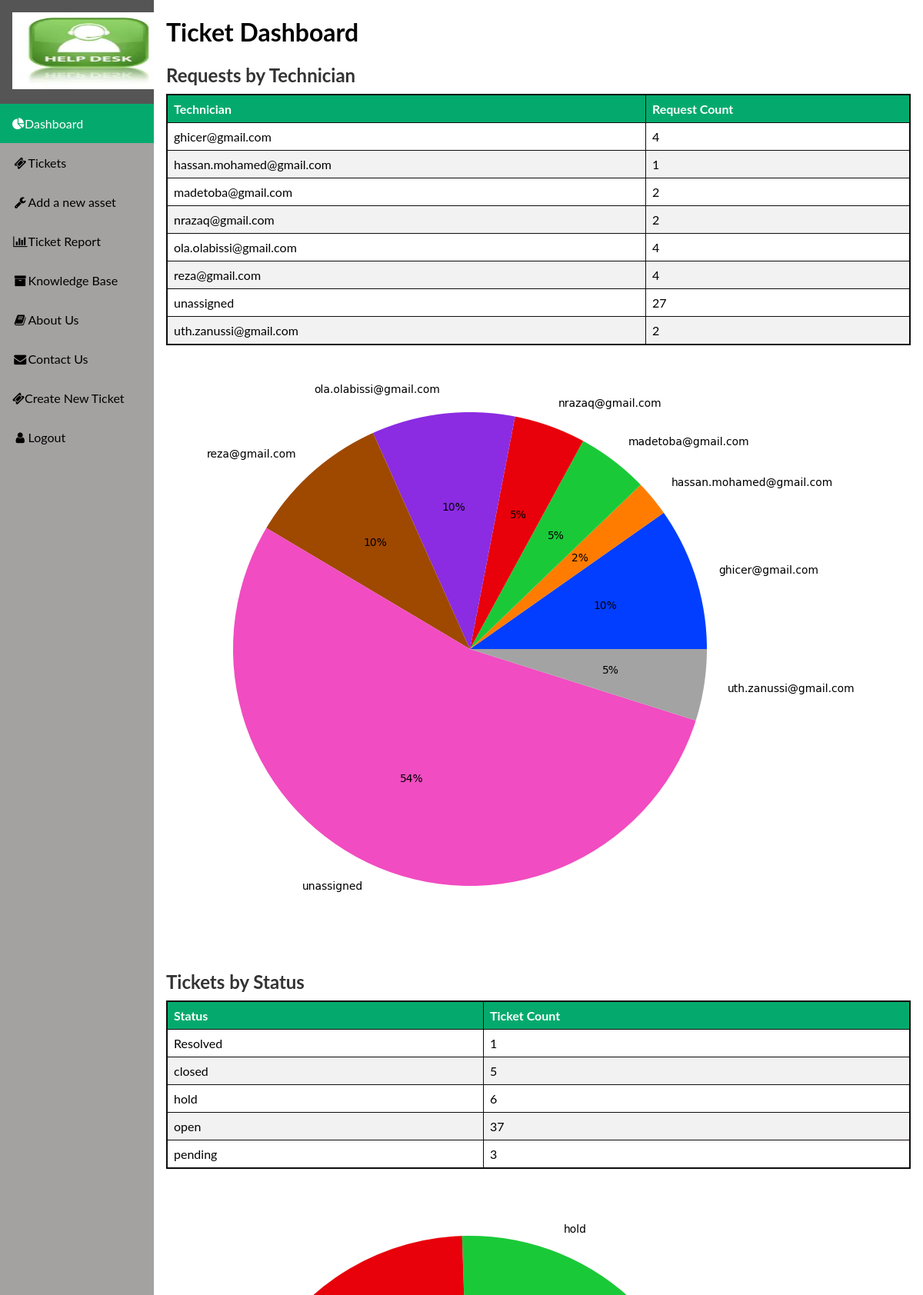
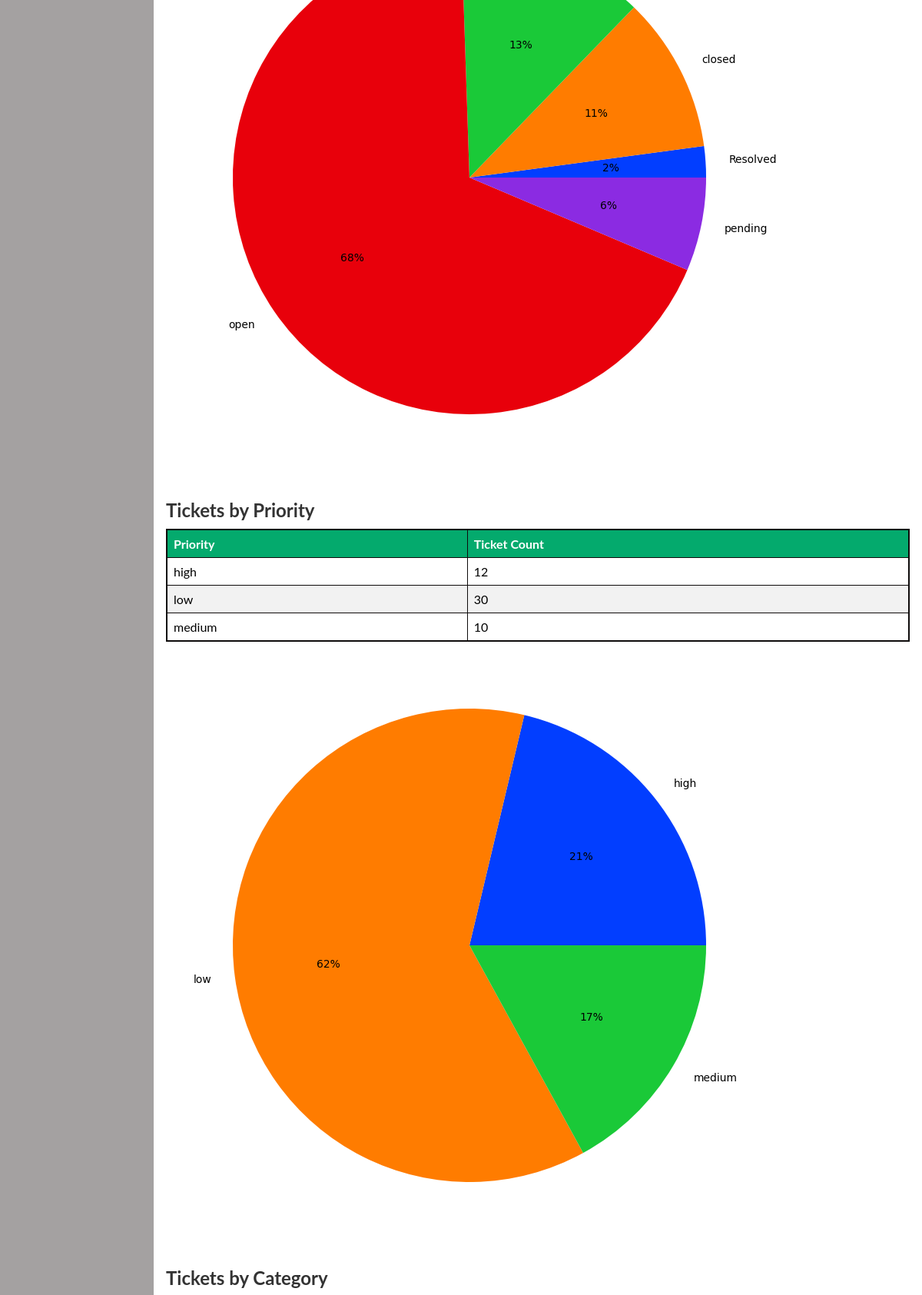
The app's page /main (upper part) with its own data (2 pictures, top to bottom).
### tables this page shows
CREATE TABLE "tickets" (
	"id"	INTEGER NOT NULL,
	"description"	TEXT,
	"RequesterName"	TEXT,
	"AssignedTo"	TEXT,
	"DueBy"	TEXT,
	"category"	TEXT,
	"priority"	TEXT,
	"CreatedDate"	TEXT,
	"status"	TEXT,
	"attachments"	TEXT,
	"department"	TEXT,
	"resolveddate"	TEXT,
	PRIMARY KEY("id"),
	FOREIGN KEY("id") REFERENCES "comments"("id")
);

### app.py (the view)
@app.route('/main')
def main():
    connection = sqlite3.connect(db_path)
    cursor = connection.cursor()
    sql_requests_by_technician = """
        SELECT AssignedTo, COUNT(*) as request_count
        FROM tickets
        WHERE status IN ('open', 'pending', 'hold', 'unassigned')
        GROUP BY AssignedTo
    """
    cursor.execute(sql_requests_by_technician)
    requests_by_technician = cursor.fetchall()
    sql_tickets_by_status = """
        SELECT status, COUNT(*) as ticket_count
        FROM tickets
        GROUP BY status
    """
    cursor.execute(sql_tickets_by_status)
    tickets_by_status = cursor.fetchall()
    sql_tickets_by_priority = """
        SELECT priority, COUNT(*) as ticket_count
        FROM tickets
        GROUP BY priority
    """
    cursor.execute(sql_tickets_by_priority)
    tickets_by_priority = cursor.fetchall()
    sql_tickets_by_category = """
        SELECT category, COUNT(*) as ticket_count
        FROM tickets
        GROUP BY category
    """
    cursor.execute(sql_tickets_by_category)
    tickets_by_category = cursor.fetchall()
    connection.close()
    plt.figure(figsize=(10,10))
    data = []
    keys = []
    for item in requests_by_technician:
        data.append(item[1])
        keys.append(item[0])
    palette_color = sns.color_palette('bright')
    plt.pie(data, labels=keys, colors=palette_color, autopct='%.0f%%')
    plt.savefig('static/stats/requests_by_technician.png', bbox_inches='tight')
    plt.figure(figsize=(10,10))
    data.clear()
    keys.clear()
    for item in tickets_by_status:
        data.append(item[1])
        keys.append(item[0])
    palette_color = sns.color_palette('bright')
    plt.pie(data, labels=keys, colors=palette_color, autopct='%.0f%%')
    plt.savefig('static/stats/tickets_by_status.png', bbox_inches='tight')
    plt.figure(figsize=(10,10))
    data.clear()
    keys.clear()
    for item in tickets_by_priority:
        data.append(item[1])
        keys.append(item[0])
    palette_color = sns.color_palette('bright')
    plt.pie(data, labels=keys, colors=palette_color, autopct='%.0f%%')
    plt.savefig('static/stats/tickets_by_priority.png', bbox_inches='tight')
    plt.figure(figsize=(10,10))
    data.clear()
    keys.clear()
    for item in tickets_by_category:
        data.append(item[1])
        keys.append(item[0])
    palette_color = sns.color_palette('bright')
    plt.pie(data, labels=keys, colors=palette_color, autopct='%.0f%%')
    plt.savefig('static/stats/tickets_by_category.png', bbox_inches='tight')
    return render_template(
        'main.html',
        requests_by_technician=requests_by_technician,
        tickets_by_status=tickets_by_status,
        tickets_by_priority=tickets_by_priority,
        tickets_by_category=tickets_by_category,
    )

### templates/main.html (shortened to what this page needs)
{% extends "layout.html" %}
{% block head %}
<link rel="stylesheet" href="{{ url_for('static', filename='css/main.css') }}">
{% endblock %}
{% block body %}
<h1>Ticket Dashboard</h1>
<h2>Requests by Technician</h2>
<table border="1">
    <thead>
        <tr>
            <th>Technician</th>
            <th>Request Count</th>
        </tr>
    </thead>
    <tbody>
        {% for technician in requests_by_technician %}
            <tr>
                <td>{{ technician[0] }}</td>
                <td>{{ technician[1] }}</td>
            </tr>
        {% endfor %}
    </tbody>
</table>
<div id="chart_div">
    <img src="static/stats/requests_by_technician.png" alt="Technician Chart">
</div>
<h2>Tickets by Status</h2>
<table border="1">
    <thead>
        <tr>
            <th>Status</th>
            <th>Ticket Count</th>
        </tr>
    </thead>
    <tbody>
        {% for status in tickets_by_status %}
            <tr>
                <td>{{ status[0] }}</td>
                <td>{{ status[1] }}</td>
            </tr>
        {% endfor %}
    </tbody>
</table>
<div id="chart_div">
    <img src="static/stats/tickets_by_status.png" alt="tickets_by_status">
</div>
<h2>Tickets by Priority</h2>
<table border="1">
    <thead>
        <tr>
            <th>Priority</th>
            <th>Ticket Count</th>
        </tr>
    </thead>
    <tbody>
        {% for priority in tickets_by_priority %}
            <tr>
                <td>{{ priority[0] }}</td>
                <td>{{ priority[1] }}</td>
            </tr>
        {% endfor %}
    </tbody>
</table>
<div id="chart_div">
    <img src="static/stats/tickets_by_priority.png" alt="tickets_by_priority">
</div>
<h2> Tickets by Category</h2>
{% endblock %}

### static/css/main.css (style rules this page uses)
body { margin: 0; font-family: "Lato", sans-serif; }
h2 { font-size: 24px; color: #333; margin-bottom: 10px; }
table { border-collapse: collapse; border-spacing: 10; box-shadow: #333; width: 100%; border: 2px solid #0e0b0b; }
th, td { text-align: left; padding: 8px; }
tr:nth-child(even) { background-color: #f2f2f2 }
th { background-color: #04AA6D; color: white; }

### records on screen
tickets: AssignedTo "reza@gmail.com", id "4"
tickets: AssignedTo "unassigned", id "27"
tickets: status "open", id "37"
tickets: priority "high", id "12"

### other values on screen
{{ technician[0] }} "ghicer@gmail.com" "hassan.mohamed@gmail.com" "madetoba@gmail.com" "nrazaq@gmail.com" "ola.olabissi@gmail.com" "uth.zanussi@gmail.com"
{{ technician[1] }} "4" "1" "2" "2" "4" "2"
{{ status[0] }} "Resolved" "closed" "hold" "pending"
{{ status[1] }} "1" "5" "6" "3"
{{ priority[0] }} "low" "medium"
{{ priority[1] }} "30" "10"
